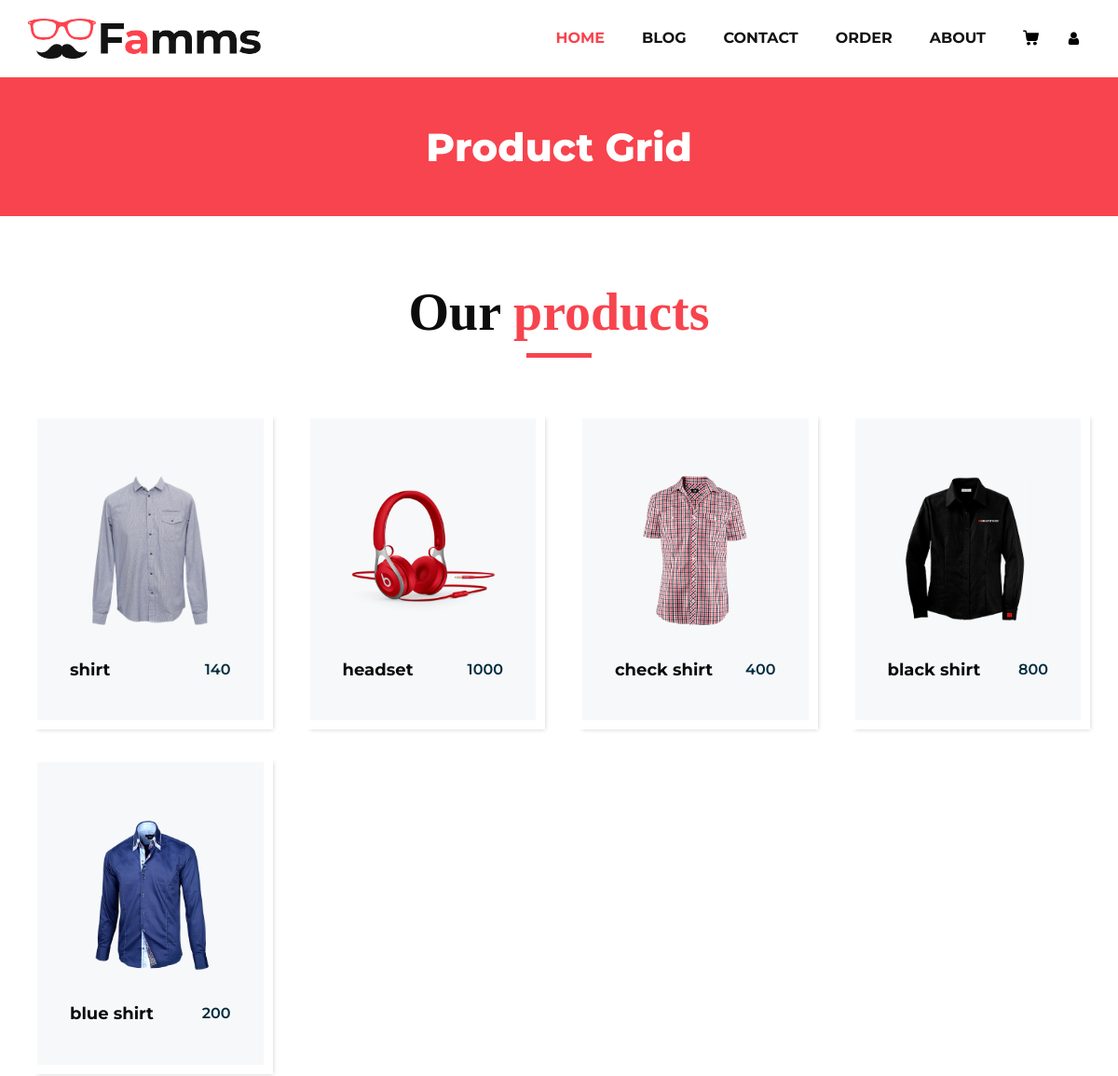
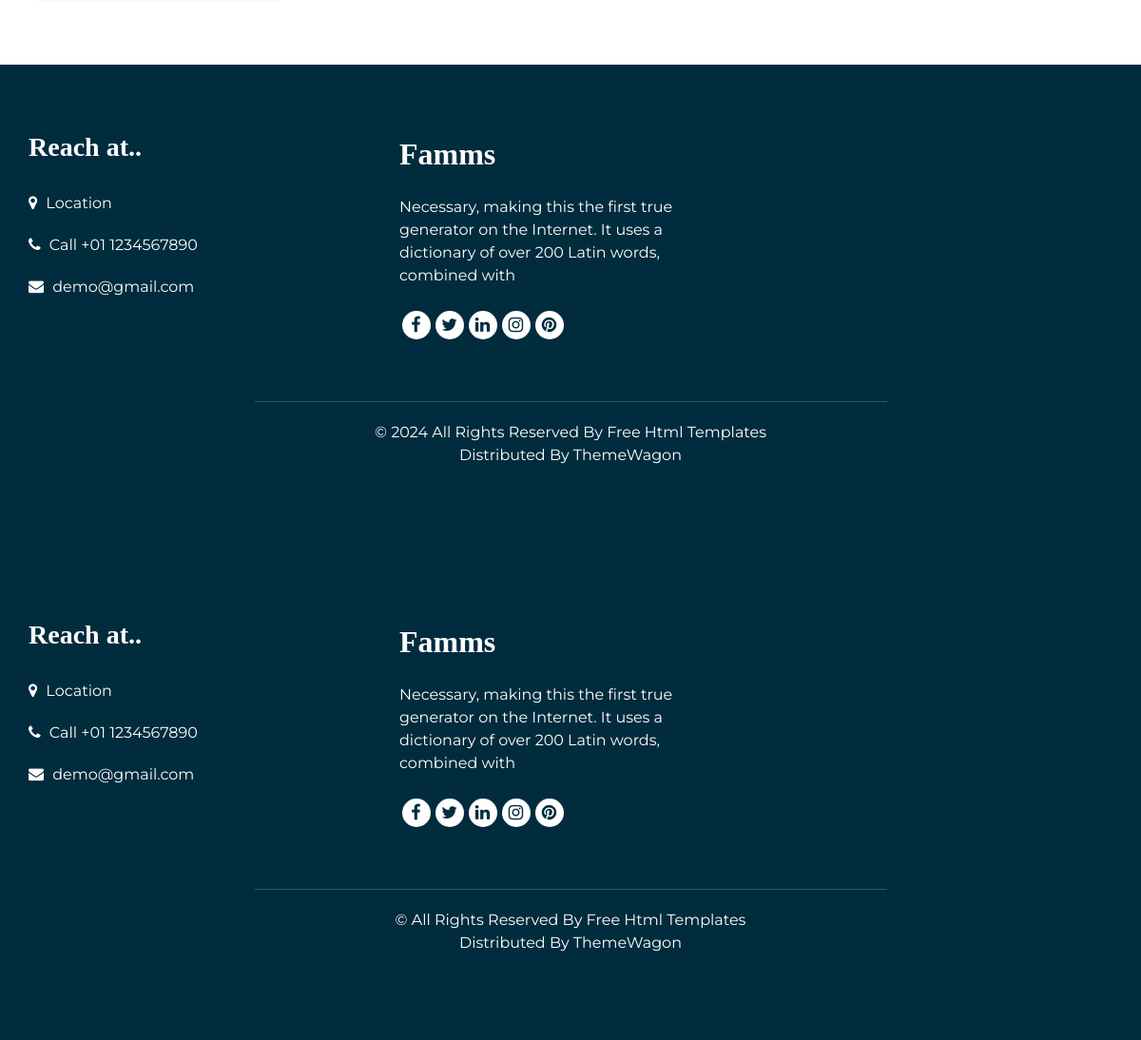
Page /allproduct/ on the committed database (2 pictures, top to bottom).
### product/models.py (models this page shows, shortened)
class Product(models.Model):
    id = models.AutoField(primary_key=True)
    item=models.CharField(max_length=256)
    description=models.CharField(max_length=256)
    category=models.ForeignKey(Category,on_delete=models.CASCADE,default="")
    orginal_price=models.CharField(max_length=256)
    disount_percentage=models.IntegerField()
    discount_price=models.CharField(max_length=256)
    unit=models.ForeignKey(Unit,max_length=256,on_delete=models.CASCADE)
    max_quantity=models.CharField(max_length=256)
    thumbnail=models.CharField(max_length=256)
    image=models.ImageField(upload_to="product", max_length=400,blank=True)

### product/views.py (the view)
# urls.py: path("allproduct/",views.allproduct,name='allproduct'),
def allproduct(request):
    products=Product.objects.all()
    context={"products":products}
    return render(request,"product.html",context)

### templates/product.html (shortened to what this page needs)
{% extends 'top_bottom_bar.html' %}
{% load static %}
{% block content %}
   <body class="sub_page">
      <section class="inner_page_head">
         <div class="container_fuild">
            <div class="row">
               <div class="col-md-12">
                  <div class="full">
                     <h3>Product Grid</h3>
                  </div>
               </div>
            </div>
         </div>
      </section>
      <section class="product_section layout_padding">
         <div class="container">
            <div class="heading_container heading_center">
               <h2>
                  Our <span>products</span>
               </h2>
            </div>
            <div class="row">
               {% for product1 in products %}
               <div class="col-sm-6 col-md-4 col-lg-3">
                  <div class="box">
                     <div class="img-box">
                        {% if product1.image %}
                        <img src="{{product1.image.url}}"   alt="">
                        {% endif %}
                     </div>
                     <div class="detail-box">
                        <h5>
                          {{product1.item}}
                        </h5>
                        <h6>
                           {{product1.discount_price}}
                        </h6>
                     </div>
                  </div>
               </div>
            {% endfor %}
      </section>
      <footer class="footer_section">
         <div class="container">
            <div class="row">
               <div class="col-md-4 footer-col">
                  <div class="footer_contact">
                     <h4>
                        Reach at..
                     </h4>
                     <div class="contact_link_box">
                        <a href="">
                        <i class="fa fa-map-marker" aria-hidden="true"></i>
                        <span>
                        Location
                        </span>
                        </a>
                        <a href="">
                        <i class="fa fa-phone" aria-hidden="true"></i>
                        <span>
                        Call +01 1234567890
                        </span>
                        </a>
                        <a href="">
                        <i class="fa fa-envelope" aria-hidden="true"></i>
                        <span>
                        demo@gmail.com
                        </span>
                        </a>
                     </div>
                  </div>
               </div>
               <div class="col-md-4 footer-col">
                  <div class="footer_detail">
                     <a href="index.html" class="footer-logo">
                     Famms
                     </a>
                     <p>
                        Necessary, making this the first true generator on the Internet. It uses a dictionary of over 200 Latin words, combined with
                     </p>
                     <div class="footer_social">
                        <a href="">
                        <i class="fa fa-facebook" aria-hidden="true"></i>
                        </a>
                        <a href="">
                        <i class="fa fa-twitter" aria-hidden="true"></i>
                        </a>
                        <a href="">
                        <i class="fa fa-linkedin" aria-hidden="true"></i>
                        </a>
                        <a href="">
                        <i class="fa fa-instagram" aria-hidden="true"></i>
                        </a>
                        <a href="">
                        <i class="fa fa-pinterest" aria-hidden="true"></i>
                        </a>
                     </div>
                  </div>
               </div>
               <div class="col-md-4 footer-col">
                  <div class="map_container">
                     <div class="map">
                        <div id="googleMap"></div>
                     </div>
                  </div>
               </div>
            </div>
            <div class="footer-info">
               <div class="col-lg-7 mx-auto px-0">
                  <p>
                     &copy; <span id="displayYear"></span> All Rights Reserved By
                     <a href="https://html.design/">Free Html Templates</a><br>
                     Distributed By <a href="https://themewagon.com/" target="_blank">ThemeWagon</a>
                  </p>
               </div>
            </div>
         </div>
      </footer>
   </body>
   {% endblock %}

### static/css/style.css (style rules this page uses)
* { box-sizing: border-box; }
body { font-family: 'Montserrat', sans-serif; color: #0c0c0c; background-color: #ffffff; overflow-x: hidden; }
.layout_padding { padding: 70px 0; }
h1, h2 { font-family: 'Playfair Display', serif; }
.heading_container { display: -webkit-box; display: -ms-flexbox; display: flex; -webkit-box-orient: vertical; -webkit-box-direction: normal; -ms-flex-direction: column; flex-direction: column; -webkit-box-align: start; -ms-flex-align: start; align-items: flex-start; }
.heading_container h2 { position: relative; margin-bottom: 0; font-size: 3.5rem; font-weight: bold; }
.heading_container h2::after { content: ""; display: block; width: 70px; height: 5px; background: #f7444e; margin: 10px auto 10px; }
.heading_container h2 span { color: #f7444e; }
.heading_container.heading_center { -webkit-box-align: center; -ms-flex-align: center; align-items: center; text-align: center; }
a, a:hover, a:focus { text-decoration: none; }
.product_section .heading_container { margin-bottom: 20px; }
.product_section .box { position: relative; margin-top: 25px; padding: 35px 35px; background-color: #f7f8f9; -webkit-transition: all .3s; transition: all .3s; overflow: hidden; box-shadow: 5px 5px 5px -5px rgba(0,0,0,.2); border: solid #fff 10px; }
.product_section .box .img-box { display: -webkit-box; display: -ms-flexbox; display: flex; -webkit-box-pack: center; -ms-flex-pack: center; justify-content: center; -webkit-box-align: center; -ms-flex-align: center; align-items: center; height: 215px; }
.product_section .box .img-box img { max-width: 100%; max-height: 160px; -webkit-transition: all .3s; transition: all .3s; }
.product_section .box .detail-box { text-align: center; display: -webkit-box; display: -ms-flexbox; display: flex; -webkit-box-pack: justify; -ms-flex-pack: justify; justify-content: space-between; }
.product_section .box .detail-box h5 { font-size: 18px; margin-top: 10px; }
.product_section .box .detail-box h6 { margin-top: 10px; color: #002c3e; font-weight: 600; }
.detail-box h5 { font-size: 21px; font-weight: 700; }
.footer_section { background-color: #002c3e; color: #ffffff; padding-top: 70px; }
.footer_section { color: #ffffff; text-align: left; }
.footer_section h4 { font-size: 28px; }
.footer_section h4, .footer_section .footer-logo { font-weight: 600; margin-bottom: 20px; font-family: 'Playfair Display', serif; text-align: left; }
.footer_section .footer-col { margin-bottom: 30px; }
.footer_section .footer_contact .contact_link_box { display: -webkit-box; display: -ms-flexbox; display: flex; -webkit-box-orient: vertical; -webkit-box-direction: normal; -ms-flex-direction: column; flex-direction: column; }
.footer_section .footer_contact .contact_link_box a { margin: 10px 0; color: #ffffff; }
.footer_section .footer_contact .contact_link_box a i { margin-right: 5px; }
.footer_section .footer-logo { display: block; font-weight: bold; font-size: 32px; color: #ffffff; }
.footer_section .footer_social { display: -webkit-box; display: -ms-flexbox; display: flex; -webkit-box-pack: left; -ms-flex-pack: center; justify-content: left; margin-top: 25px; margin-bottom: 10px; }
.footer_section .footer_social a { display: -webkit-box; display: -ms-flexbox; display: flex; -webkit-box-pack: center; -ms-flex-pack: center; justify-content: center; -webkit-box-align: center; -ms-flex-align: center; align-items: center; color: #002c3e; width: 30px; height: 30px; border-radius: 100%; background-color: #ffffff; border-radius: 100%; margin: 0 2.5px; font-size: 18px; }
.footer_section .map_container { width: 100%; height: 175px; overflow: hidden; display: -webkit-box; display: -ms-flexbox; display: flex; -webkit-box-align: stretch; -ms-flex-align: stretch; align-items: stretch; }
.footer_section .map_container .map { height: 100%; -webkit-box-flex: 1; -ms-flex: 1; flex: 1; }
.footer_section .map_container .map #googleMap { height: 100%; }
.footer_section .footer-info { text-align: center; margin-top: 25px; }
.footer_section .footer-info p { color: #ffffff; margin: 0; padding: 20px 0; border-top: 1px solid rgba(255,255,255,0.2); }
.footer_section .footer-info p a { color: inherit; }
.inner_page_head { background: #f7444e; text-align: center; color: #fff; padding-top: 50px; padding-bottom: 40px; }
.inner_page_head h3 { font-size: 42px; font-weight: 800; }
footer { background: #f8f8f8; padding: 90px 0 70px; }

### static/css/responsive.css (style rules this page uses)
@media (min-width: 1200px) { .container { max-width: 1170px; } }

### rows in the picture
Product: image (picture), item "shirt", discount_price "140"
Product: image (picture), item "headset", discount_price "1000"
Product: image (picture), item "check shirt", discount_price "400"
Product: image (picture), item "black shirt", discount_price "800"
Product: image (picture), item "blue shirt", discount_price "200"
